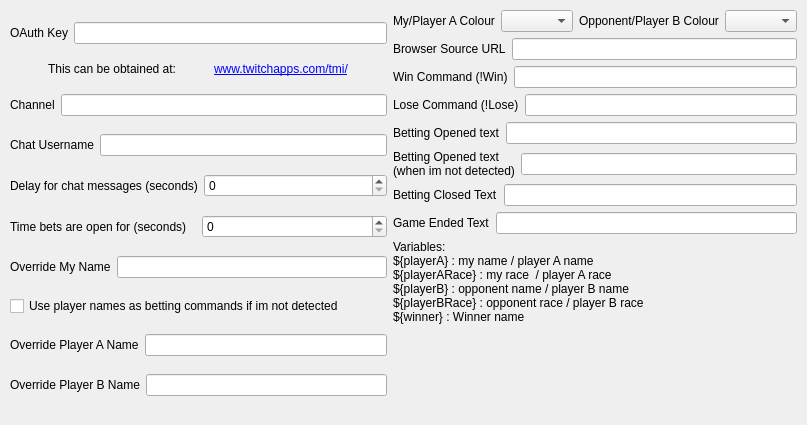
<?xml version="1.0" encoding="UTF-8"?>
<ui version="4.0">
 <class>MainWindow</class>
 <widget class="QMainWindow" name="MainWindow">
  <property name="geometry">
   <rect>
    <x>0</x>
    <y>0</y>
    <width>807</width>
    <height>425</height>
   </rect>
  </property>
  <property name="windowTitle">
   <string>Nydus Bet</string>
  </property>
  <widget class="QWidget" name="centralwidget">
   <layout class="QHBoxLayout" name="horizontalLayout_18">
    <property name="leftMargin">
     <number>10</number>
    </property>
    <property name="topMargin">
     <number>10</number>
    </property>
    <property name="rightMargin">
     <number>10</number>
    </property>
    <item>
     <layout class="QVBoxLayout" name="verticalLayout_2" stretch="0,0,0,0,0,0,0,0,0,0">
      <item>
       <layout class="QVBoxLayout" name="verticalLayout">
        <item>
         <layout class="QHBoxLayout" name="horizontalLayout_12">
          <item>
           <widget class="QLabel" name="label_13">
            <property name="text">
             <string>OAuth Key</string>
            </property>
           </widget>
          </item>
          <item>
           <widget class="QLineEdit" name="oauth"/>
          </item>
         </layout>
        </item>
       </layout>
      </item>
      <item>
       <layout class="QHBoxLayout" name="horizontalLayout_15" stretch="0,1">
        <property name="spacing">
         <number>0</number>
        </property>
        <property name="sizeConstraint">
         <enum>QLayout::SetMaximumSize</enum>
        </property>
        <item>
         <widget class="QLabel" name="label_16">
          <property name="sizePolicy">
           <sizepolicy hsizetype="Maximum" vsizetype="Maximum">
            <horstretch>0</horstretch>
            <verstretch>0</verstretch>
           </sizepolicy>
          </property>
          <property name="text">
           <string>This can be obtained at:</string>
          </property>
         </widget>
        </item>
        <item>
         <widget class="QLabel" name="label_3">
          <property name="sizePolicy">
           <sizepolicy hsizetype="Maximum" vsizetype="Maximum">
            <horstretch>0</horstretch>
            <verstretch>0</verstretch>
           </sizepolicy>
          </property>
          <property name="text">
           <string>&lt;a href=&quot;www.twitchapps.com/tmi/&quot;&gt;www.twitchapps.com/tmi/&lt;/a&gt;</string>
          </property>
          <property name="openExternalLinks">
           <bool>true</bool>
          </property>
         </widget>
        </item>
       </layout>
      </item>
      <item>
       <layout class="QHBoxLayout" name="horizontalLayout_13">
        <item>
         <widget class="QLabel" name="label_14">
          <property name="text">
           <string>Channel</string>
          </property>
         </widget>
        </item>
        <item>
         <widget class="QLineEdit" name="channel"/>
        </item>
       </layout>
      </item>
      <item>
       <layout class="QHBoxLayout" name="horizontalLayout_11">
        <item>
         <widget class="QLabel" name="label_7">
          <property name="text">
           <string>Chat Username</string>
          </property>
         </widget>
        </item>
        <item>
         <widget class="QLineEdit" name="username"/>
        </item>
       </layout>
      </item>
      <item>
       <layout class="QHBoxLayout" name="horizontalLayout_2">
        <item>
         <widget class="QLabel" name="label_10">
          <property name="text">
           <string>Delay for chat messages (seconds)</string>
          </property>
         </widget>
        </item>
        <item>
         <widget class="QSpinBox" name="delay">
          <property name="maximum">
           <number>999</number>
          </property>
         </widget>
        </item>
       </layout>
      </item>
      <item>
       <layout class="QHBoxLayout" name="horizontalLayout">
        <item>
         <widget class="QLabel" name="label_9">
          <property name="text">
           <string>Time bets are open for (seconds)</string>
          </property>
         </widget>
        </item>
        <item>
         <widget class="QSpinBox" name="openTime">
          <property name="maximum">
           <number>999</number>
          </property>
         </widget>
        </item>
       </layout>
      </item>
      <item>
       <layout class="QHBoxLayout" name="horizontalLayout_5">
        <item>
         <widget class="QLabel" name="label_12">
          <property name="text">
           <string>Override My Name</string>
          </property>
         </widget>
        </item>
        <item>
         <widget class="QLineEdit" name="myName"/>
        </item>
       </layout>
      </item>
      <item>
       <widget class="QCheckBox" name="casterModeEnabled">
        <property name="text">
         <string>Use player names as betting commands if im not detected</string>
        </property>
        <property name="tristate">
         <bool>false</bool>
        </property>
       </widget>
      </item>
      <item>
       <layout class="QHBoxLayout" name="horizontalLayout_3">
        <item>
         <widget class="QLabel" name="label_6">
          <property name="text">
           <string>Override Player A Name</string>
          </property>
         </widget>
        </item>
        <item>
         <widget class="QLineEdit" name="playerAName"/>
        </item>
       </layout>
      </item>
      <item>
       <layout class="QHBoxLayout" name="horizontalLayout_4">
        <item>
         <widget class="QLabel" name="label_11">
          <property name="text">
           <string>Override Player B Name</string>
          </property>
         </widget>
        </item>
        <item>
         <widget class="QLineEdit" name="playerBName"/>
        </item>
       </layout>
      </item>
     </layout>
    </item>
    <item>
     <layout class="QVBoxLayout" name="verticalLayout_3" stretch="0,0,0,1,0,0,0,0,5">
      <item>
       <layout class="QHBoxLayout" name="horizontalLayout_16">
        <item>
         <widget class="QLabel" name="label_18">
          <property name="text">
           <string>My/Player A Colour</string>
          </property>
         </widget>
        </item>
        <item>
         <widget class="QComboBox" name="playerAColour"/>
        </item>
        <item>
         <widget class="QLabel" name="label_19">
          <property name="text">
           <string>Opponent/Player B Colour</string>
          </property>
         </widget>
        </item>
        <item>
         <widget class="QComboBox" name="playerBColour"/>
        </item>
       </layout>
      </item>
      <item>
       <layout class="QHBoxLayout" name="horizontalLayout_17">
        <item>
         <widget class="QLabel" name="label_20">
          <property name="text">
           <string>Browser Source URL</string>
          </property>
         </widget>
        </item>
        <item>
         <widget class="QLineEdit" name="browserSourceURL">
          <property name="readOnly">
           <bool>true</bool>
          </property>
         </widget>
        </item>
       </layout>
      </item>
      <item>
       <layout class="QHBoxLayout" name="horizontalLayout_7">
        <item>
         <widget class="QLabel" name="label_5">
          <property name="sizePolicy">
           <sizepolicy hsizetype="Preferred" vsizetype="Maximum">
            <horstretch>0</horstretch>
            <verstretch>0</verstretch>
           </sizepolicy>
          </property>
          <property name="text">
           <string>Win Command (!Win)</string>
          </property>
         </widget>
        </item>
        <item>
         <widget class="QLineEdit" name="winText">
          <property name="sizePolicy">
           <sizepolicy hsizetype="Expanding" vsizetype="Maximum">
            <horstretch>0</horstretch>
            <verstretch>0</verstretch>
           </sizepolicy>
          </property>
         </widget>
        </item>
       </layout>
      </item>
      <item>
       <layout class="QHBoxLayout" name="horizontalLayout_6">
        <item>
         <widget class="QLabel" name="label_4">
          <property name="sizePolicy">
           <sizepolicy hsizetype="Preferred" vsizetype="Maximum">
            <horstretch>0</horstretch>
            <verstretch>0</verstretch>
           </sizepolicy>
          </property>
          <property name="text">
           <string>Lose Command (!Lose)</string>
          </property>
         </widget>
        </item>
        <item>
         <widget class="QLineEdit" name="loseText">
          <property name="sizePolicy">
           <sizepolicy hsizetype="Expanding" vsizetype="Maximum">
            <horstretch>0</horstretch>
            <verstretch>0</verstretch>
           </sizepolicy>
          </property>
         </widget>
        </item>
       </layout>
      </item>
      <item>
       <layout class="QHBoxLayout" name="horizontalLayout_8">
        <item>
         <widget class="QLabel" name="label">
          <property name="sizePolicy">
           <sizepolicy hsizetype="Preferred" vsizetype="Maximum">
            <horstretch>0</horstretch>
            <verstretch>0</verstretch>
           </sizepolicy>
          </property>
          <property name="text">
           <string>Betting Opened text</string>
          </property>
         </widget>
        </item>
        <item>
         <widget class="QLineEdit" name="bettingOpenText">
          <property name="sizePolicy">
           <sizepolicy hsizetype="Expanding" vsizetype="Maximum">
            <horstretch>0</horstretch>
            <verstretch>0</verstretch>
           </sizepolicy>
          </property>
         </widget>
        </item>
       </layout>
      </item>
      <item>
       <layout class="QHBoxLayout" name="horizontalLayout_14">
        <item>
         <widget class="QLabel" name="label_17">
          <property name="sizePolicy">
           <sizepolicy hsizetype="Preferred" vsizetype="Maximum">
            <horstretch>0</horstretch>
            <verstretch>0</verstretch>
           </sizepolicy>
          </property>
          <property name="text">
           <string>Betting Opened text 
(when im not detected)</string>
          </property>
         </widget>
        </item>
        <item>
         <widget class="QLineEdit" name="casterModeBettingOpenText">
          <property name="sizePolicy">
           <sizepolicy hsizetype="Expanding" vsizetype="Maximum">
            <horstretch>0</horstretch>
            <verstretch>0</verstretch>
           </sizepolicy>
          </property>
         </widget>
        </item>
       </layout>
      </item>
      <item>
       <layout class="QHBoxLayout" name="horizontalLayout_9">
        <item>
         <widget class="QLabel" name="label_2">
          <property name="sizePolicy">
           <sizepolicy hsizetype="Preferred" vsizetype="Maximum">
            <horstretch>0</horstretch>
            <verstretch>0</verstretch>
           </sizepolicy>
          </property>
          <property name="text">
           <string>Betting Closed Text</string>
          </property>
         </widget>
        </item>
        <item>
         <widget class="QLineEdit" name="bettingClosedText">
          <property name="sizePolicy">
           <sizepolicy hsizetype="Expanding" vsizetype="Maximum">
            <horstretch>0</horstretch>
            <verstretch>0</verstretch>
           </sizepolicy>
          </property>
         </widget>
        </item>
       </layout>
      </item>
      <item>
       <layout class="QHBoxLayout" name="horizontalLayout_10">
        <item>
         <widget class="QLabel" name="label_8">
          <property name="sizePolicy">
           <sizepolicy hsizetype="Preferred" vsizetype="Maximum">
            <horstretch>0</horstretch>
            <verstretch>0</verstretch>
           </sizepolicy>
          </property>
          <property name="text">
           <string>Game Ended Text</string>
          </property>
         </widget>
        </item>
        <item>
         <widget class="QLineEdit" name="bettingEndedText">
          <property name="sizePolicy">
           <sizepolicy hsizetype="Expanding" vsizetype="Maximum">
            <horstretch>0</horstretch>
            <verstretch>0</verstretch>
           </sizepolicy>
          </property>
         </widget>
        </item>
       </layout>
      </item>
      <item>
       <widget class="QLabel" name="label_15">
        <property name="sizePolicy">
         <sizepolicy hsizetype="Preferred" vsizetype="Preferred">
          <horstretch>2</horstretch>
          <verstretch>0</verstretch>
         </sizepolicy>
        </property>
        <property name="text">
         <string>Variables:
${playerA} : my name / player A name
${playerARace} : my race  / player A race
${playerB} : opponent name / player B name
${playerBRace} : opponent race / player B race
${winner} : Winner name</string>
        </property>
        <property name="alignment">
         <set>Qt::AlignLeading|Qt::AlignLeft|Qt::AlignTop</set>
        </property>
        <property name="textInteractionFlags">
         <set>Qt::TextEditable</set>
        </property>
       </widget>
      </item>
     </layout>
    </item>
   </layout>
  </widget>
 </widget>
 <resources/>
 <connections/>
</ui>
